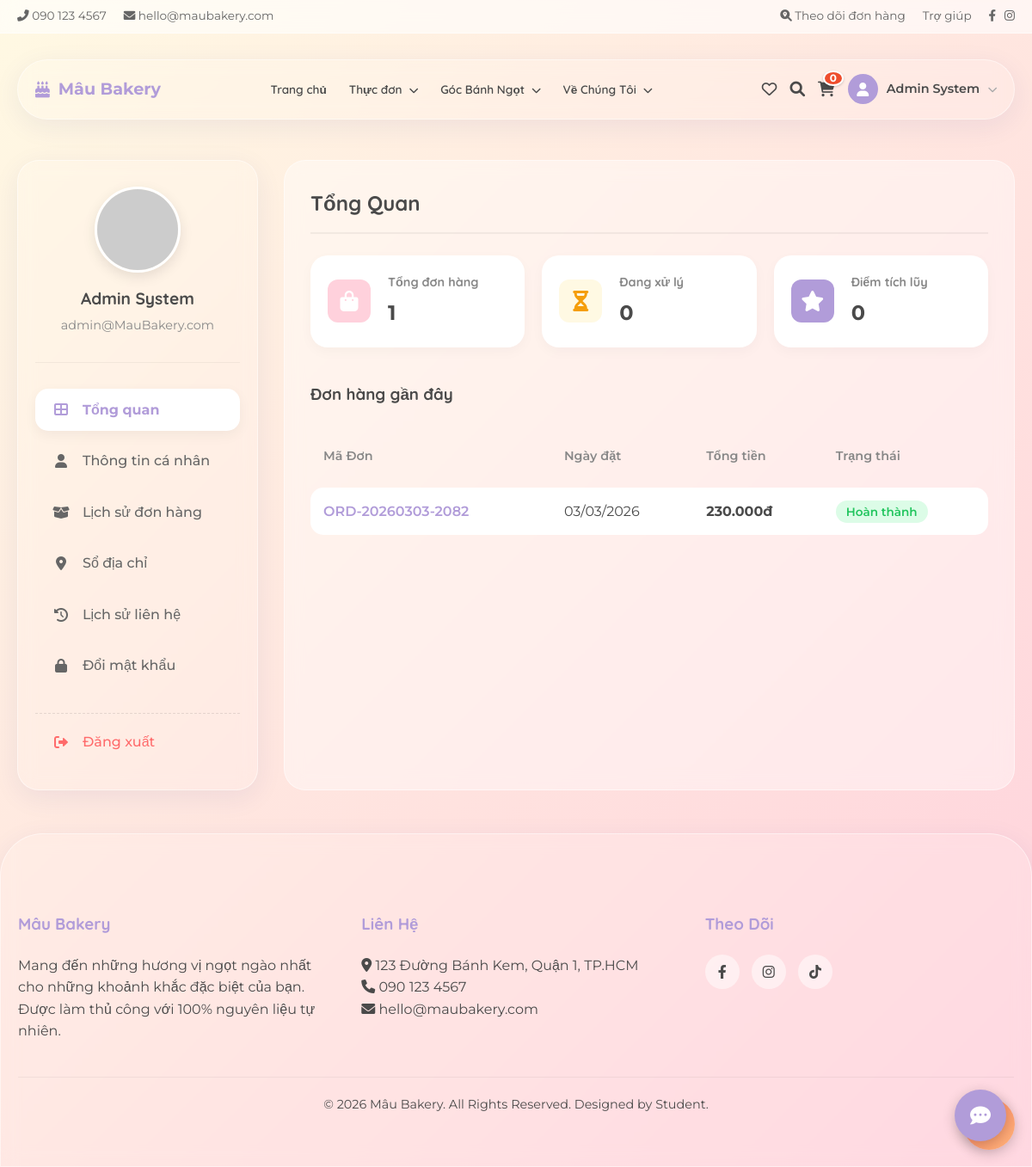
Screenshot of /index.php?page=profile (signed in) with the database file from the repository.
### tables this page shows
CREATE TABLE `users` (
  `id` int(11) NOT NULL AUTO_INCREMENT,
  `username` varchar(50) NOT NULL,
  `password` varchar(255) NOT NULL,
  `email` varchar(100) NOT NULL,
  `full_name` varchar(100) DEFAULT NULL,
  `phone` varchar(20) DEFAULT NULL,
  `avatar` text DEFAULT NULL,
  `role` enum('admin','user') DEFAULT 'user',
  `points` int(11) DEFAULT 0,
  `is_active` tinyint(1) DEFAULT 1,
  `created_at` datetime DEFAULT current_timestamp(),
  PRIMARY KEY (`id`),
  UNIQUE KEY `username` (`username`),
  UNIQUE KEY `email` (`email`)
);

CREATE TABLE `orders` (
  `id` int(11) NOT NULL AUTO_INCREMENT,
  `user_id` int(11) DEFAULT NULL,
  `order_code` varchar(20) NOT NULL,
  `total_amount` decimal(10,2) NOT NULL,
  `shipping_fee` decimal(10,2) DEFAULT 0.00,
  `discount_amount` decimal(10,2) DEFAULT 0.00,
  `payment_method` enum('cod','banking','momo') DEFAULT 'cod',
  `status` enum('pending','confirmed','shipping','completed','failed','cancelled') DEFAULT 'pending',
  `payment_status` enum('unpaid','paid','refunded') DEFAULT 'unpaid',
  `note` text DEFAULT NULL,
  `recipient_name` varchar(100) NOT NULL,
  `recipient_phone` varchar(20) NOT NULL,
  `shipping_address` text NOT NULL,
  `is_active` tinyint(1) DEFAULT 1,
  `created_at` datetime DEFAULT current_timestamp(),
  PRIMARY KEY (`id`),
  UNIQUE KEY `order_code` (`order_code`),
  KEY `user_id` (`user_id`),
  CONSTRAINT `fk_orders_users` FOREIGN KEY (`user_id`) REFERENCES `users` (`id`) ON DELETE SET NULL
);

### controllers/ProfileController.php (called while the page is built, shortened)
<?php
$user_id = $_SESSION['user_id'];
if (isset($conn)) {
    try {
        $stmt_user = $conn->prepare("SELECT * FROM users WHERE id = :id");
        $stmt_user->execute(['id' => $user_id]);
        $user = $stmt_user->fetch();
        $stmt_orders = $conn->prepare("
            SELECT * FROM orders
            WHERE user_id = :uid
            ORDER BY created_at DESC
        ");
        $stmt_orders->execute(['uid' => $user_id]);
        $orders = $stmt_orders->fetchAll();
    } catch (PDOException $e) {
        $error = "Lỗi kết nối: " . $e->getMessage();
    }
}
?>

### views/profile/dashboard.php (the view, shortened to what this page needs)
<div id="dashboard">
    <h2 class="content-title">Tổng Quan</h2>
    <div class="stats-grid">
        <div class="stat-card">
            <div class="stat-icon" style="background: #FFD1DC;">
                <i class="fas fa-shopping-bag"></i>
            </div>
            <div class="stat-info">
                <h4>Tổng đơn hàng</h4>
                <span class="stat-value">
                    <?php echo count($orders); ?>
                </span>
            </div>
        </div>
        <div class="stat-card">
            <div class="stat-icon" style="background: #FFF9E3; color: #F59E0B;">
                <i class="fas fa-hourglass-half"></i>
            </div>
            <div class="stat-info">
                <h4>Đang xử lý</h4>
                <span class="stat-value">
                    <?php
                    $pending = array_filter($orders, function ($o) {
                        return $o['status'] == 'pending';
                    });
                    echo count($pending);
                    ?>
                </span>
            </div>
        </div>
        <div class="stat-card">
            <div class="stat-icon" style="background: #B19CD9;">
                <i class="fas fa-star"></i>
            </div>
            <div class="stat-info">
                <h4>Điểm tích lũy</h4>
                <span class="stat-value">
                    <?php echo $user['points']; ?>
                </span>
            </div>
        </div>
    </div>
    <h3 style="margin-bottom: 20px;">Đơn hàng gần đây</h3>
    <div class="table-container">
        <?php if (empty($orders)): ?>
            <p style="text-align: center; padding: 20px; color: #777;">Bạn chưa có đơn hàng nào.</p>
        <?php else: ?>
            <table class="custom-table">
                <thead>
                    <tr>
                        <th>Mã Đơn</th>
                        <th>Ngày đặt</th>
                        <th>Tổng tiền</th>
                        <th>Trạng thái</th>
                    </tr>
                </thead>
                <tbody>
                    <?php foreach (array_slice($orders, 0, 3) as $order): ?>
                        <tr>
                            <td style="font-weight: 600; color: var(--accent-color);">
                                <?php echo $order['order_code']; ?>
                            </td>
                            <td>
                                <?php echo date('d/m/Y', strtotime($order['created_at'])); ?>
                            </td>
                            <td style="font-weight: 700;">
                                <?php echo number_format($order['total_amount'], 0, ',', '.'); ?>đ
                            </td>
                            <td>
                                <?php
                                $status_label = '';
                                switch ($order['status']) {
                                    case 'completed':
                                        $status_label = 'Hoàn thành';
                                        break;
                                }
                                ?>
                                <span class="status-badge status-<?php echo $order['status']; ?>">
                                    <?php echo $status_label; ?>
                                </span>
                            </td>
                        </tr>
                    <?php endforeach; ?>
                </tbody>
            </table>
        <?php endif; ?>
    </div>
</div>

### views/profile/sidebar.php
<aside class="glass-panel profile-sidebar" style="padding: 30px 20px;">
    <div class="user-card">
        <img src="<?php echo !empty($user['avatar']) ? $user['avatar'] : 'https://ui-avatars.com/api/?name=' . urlencode($user['full_name']); ?>"
            class="user-avatar" alt="Avatar">
        <h3 class="user-name">
            <?php echo htmlspecialchars($user['full_name']); ?>
        </h3>
        <span class="user-email">
            <?php echo htmlspecialchars($user['email']); ?>
        </span>
    </div>
    <nav class="profile-nav">
        <a href="index.php?page=profile&tab=dashboard"
            class="nav-item <?php echo $tab === 'dashboard' ? 'active' : ''; ?>">
            <i class="fas fa-th-large"></i> Tổng quan
        </a>
        <a href="index.php?page=profile&tab=info" class="nav-item <?php echo $tab === 'info' ? 'active' : ''; ?>">
            <i class="fas fa-user"></i> Thông tin cá nhân
        </a>
        <a href="index.php?page=profile&tab=orders" class="nav-item <?php echo $tab === 'orders' ? 'active' : ''; ?>">
            <i class="fas fa-box-open"></i> Lịch sử đơn hàng
        </a>
        <a href="index.php?page=profile&tab=addresses"
            class="nav-item <?php echo $tab === 'addresses' ? 'active' : ''; ?>">
            <i class="fas fa-map-marker-alt"></i> Sổ địa chỉ
        </a>
        <a href="index.php?page=profile&tab=contacts"
            class="nav-item <?php echo $tab === 'contacts' ? 'active' : ''; ?>">
            <i class="fas fa-history"></i> Lịch sử liên hệ
        </a>
        <a href="index.php?page=profile&tab=password"
            class="nav-item <?php echo $tab === 'password' ? 'active' : ''; ?>">
            <i class="fas fa-lock"></i> Đổi mật khẩu
        </a>
        <a href="index.php?logout=true" class="nav-item logout">
            <i class="fas fa-sign-out-alt"></i> Đăng xuất
        </a>
    </nav>
</aside>

### assets/css/style.css (style rules this page uses)
:root { --primary-color: #ffd1dc; --primary-dark: #ffb7c5; --secondary-color: #fff9e3; --accent-color: #b19cd9; --text-color: #4a4a4a; --white: #ffffff; --glass-bg: rgba(255, 255, 255, 0.15); --glass-border: rgba(255, 255, 255, 0.5); --shadow-soft: 0 8px 32px 0 rgba(31, 38, 135, 0.07); }
* { margin: 0; padding: 0; box-sizing: border-box; }
html { scroll-behavior: smooth; }
body { font-family: "Montserrat", sans-serif; color: var(--text-color); background: linear-gradient(135deg, #fff9e3 0%, #ffd1dc 100%); min-height: 100vh; line-height: 1.6; -webkit-font-smoothing: antialiased; -moz-osx-font-smoothing: grayscale; }
h1, h2, h3, h4, h5, h6 { font-family: "Quicksand", sans-serif; font-weight: 700; }
a { text-decoration: none; color: inherit; transition: all 0.3s ease; }
.glass-panel { background: var(--glass-bg); backdrop-filter: blur(10px); -webkit-backdrop-filter: blur(10px); border: 1px solid var(--glass-border); border-radius: 25px; box-shadow: var(--shadow-soft); }

### assets/css/profile.css (style rules this page uses)
.profile-sidebar { height: fit-content; }
.user-card { display: flex; flex-direction: column; align-items: center; text-align: center; margin-bottom: 30px; padding-bottom: 30px; border-bottom: 1px solid rgba(0,0,0,0.05); }
.user-avatar { width: 100px; height: 100px; border-radius: 50%; object-fit: cover; margin-bottom: 15px; border: 3px solid white; box-shadow: 0 5px 15px rgba(0,0,0,0.1); }
.user-name { font-family: 'Quicksand', sans-serif; font-size: 1.2rem; font-weight: 700; color: var(--text-color); margin-bottom: 5px; }
.user-email { font-size: 0.9rem; color: #888; }
.profile-nav { display: flex; flex-direction: column; gap: 10px; }
.nav-item { display: flex; align-items: center; gap: 15px; padding: 12px 20px; border-radius: 15px; color: #666; text-decoration: none; transition: all 0.3s; font-weight: 500; cursor: pointer; border: none; background: transparent; width: 100%; text-align: left; font-family: inherit; font-size: 1rem; }
.nav-item.active { background: white; color: var(--accent-color); box-shadow: 0 5px 15px rgba(0,0,0,0.05); font-weight: 700; }
.nav-item i { width: 20px; text-align: center; }
.nav-item.logout { color: #ff6b6b; margin-top: 20px; border-top: 1px dashed rgba(0,0,0,0.1); padding-top: 20px; border-radius: 0; }
.content-title { font-family: 'Quicksand', sans-serif; font-size: 1.5rem; color: var(--text-color); margin-bottom: 25px; padding-bottom: 15px; border-bottom: 2px solid rgba(0,0,0,0.05); }
.stats-grid { display: grid; grid-template-columns: repeat(3, 1fr); gap: 20px; margin-bottom: 40px; }
.stat-card { background: white; padding: 20px; border-radius: 20px; display: flex; align-items: center; gap: 20px; box-shadow: 0 5px 15px rgba(0,0,0,0.03); transition: transform 0.3s; }
.stat-icon { width: 50px; height: 50px; border-radius: 12px; display: flex; align-items: center; justify-content: center; font-size: 1.5rem; color: white; }
.stat-info h4 { font-size: 0.9rem; color: #888; margin-bottom: 5px; }
.stat-info .stat-value { font-size: 1.5rem; font-weight: 700; color: var(--text-color); }
.table-container { overflow-x: auto; }
.custom-table { width: 100%; border-collapse: separate; border-spacing: 0 10px; }
.custom-table th { text-align: left; padding: 15px; color: #888; font-weight: 600; font-size: 0.9rem; white-space: nowrap; }
.custom-table td { background: white; padding: 15px; vertical-align: middle; white-space: nowrap; }
.custom-table tr td:first-child { border-top-left-radius: 15px; border-bottom-left-radius: 15px; }
.custom-table tr td:last-child { border-top-right-radius: 15px; border-bottom-right-radius: 15px; }
.status-badge { padding: 5px 12px; border-radius: 20px; font-size: 0.85rem; font-weight: 600; }
.status-completed { background: #DCFCE7; color: #22C55E; }

### rows the page displays
users: full_name "Admin System", email "admin@MauBakery.com", points "0"
orders: status "0", order_code "ORD-20260303-2082", created_at "03/03/2026", total_amount "230.000", status "Hoàn thành"

### other values shown
$cart_count "0"
$_SESSION['full_name'] "Admin System"
count($orders) "1"
